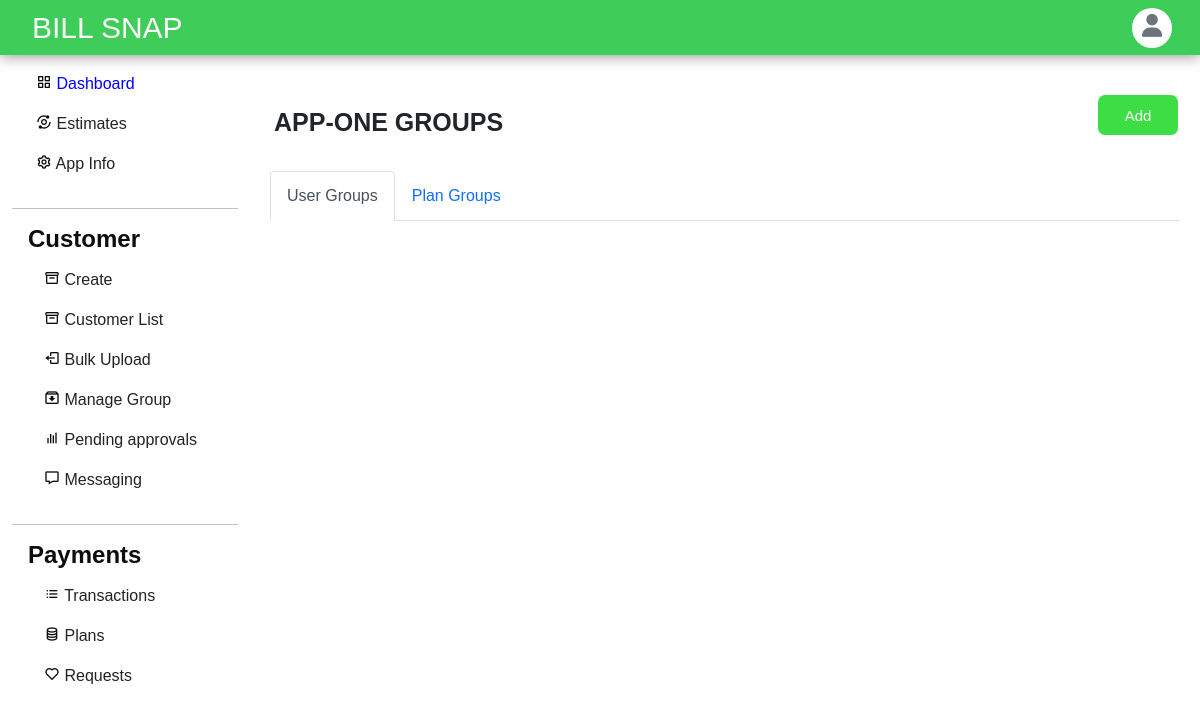
The app's page /groups/panel/app-one (signed in), older data.
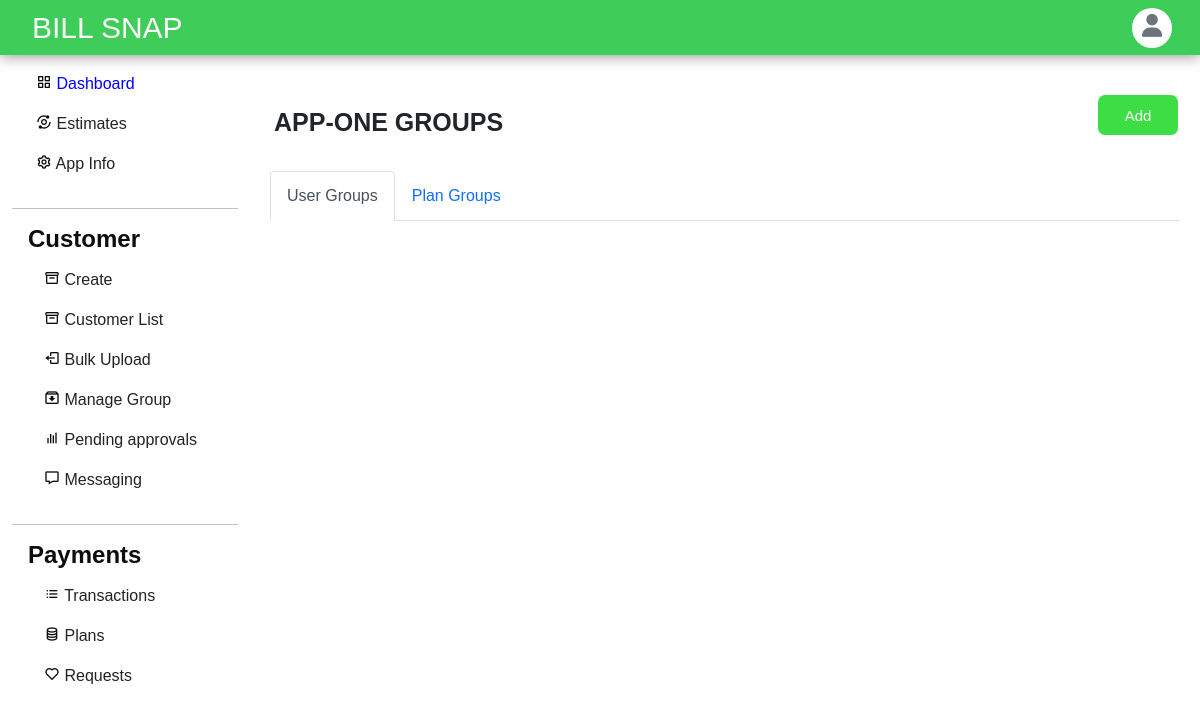
The same page, newer data.
### apps/models.py (models this page shows, shortened)
class applists(models.Model):
    author= models.ForeignKey(User, on_delete=models.CASCADE)
    appname=models.CharField(verbose_name='App name',primary_key=True,max_length=50,unique=True,null=False)
    appimg=models.ImageField(upload_to = 'app_images',null=True,blank=True)
    date_published= models.DateTimeField(auto_now_add=True)
    date_modified = models.DateTimeField(auto_now=True)
    slug = models.SlugField(max_length=255, null=True, unique=True, editable=False)
    is_billing = models.BooleanField(default=True)

### groups/views.py (the view, shortened to what this page needs)
# urls.py: path('panel/<str:slug>', groups_panel, name='groups-panel'),
def groups_panel(request, slug):
    if request.user.is_superuser:
        if request.method == 'GET':
            groups = Group.objects.filter(app__slug=slug)
            plans = Plan.objects.filter(app__slug = slug)
            form = GroupForm()
            payload = {
                'groups': groups,
                'form': form,
                'slug': slug,
                'plans' : plans
            }
            return render(request, 'groups-panel/panel.html', payload)
    return redirect('index')

### groups/models.py (called while the page is built)
def generate_code_group():
    length=10
    base = string.ascii_lowercase+string.ascii_uppercase+string.digits
    while True:
        code = ''.join(random.choices(base, k=length))
        if Group.objects.filter(slug=code).count()==0:
            break
    return code

### templates/groups-panel/panel.html (shortened to what this page needs)
{% load crispy_forms_tags %}
{% load static %}
<!DOCTYPE html>
<html>
<head>
    <link href="https://cdn.jsdelivr.net/npm/bootstrap@5.1.3/dist/css/bootstrap.min.css" rel="stylesheet"
 />
    <link href='https://unpkg.com/boxicons@2.0.7/css/boxicons.min.css' rel='stylesheet'>
    <link rel="stylesheet" href="https://cdnjs.cloudflare.com/ajax/libs/font-awesome/6.1.1/css/all.min.css" />
    <link rel="stylesheet" href="{% static 'assets/styles.css'%}">
</head>
<body>
    {% include "dashnav.html" %}
    <div class="main mx-auto">
        <div class="row bulkuploadcontent">
            {% include "dashsidebar.html" %}
            <div class="col-md-7  flex-md-fill m-3 px-3">
                <button class=" button button1" data-toggle="modal" data-target="#addgrp">Add</button>
                <h2 class="ps-1 pt-3 text-uppercase" id="pspt">{{slug}} groups</h2><br>
                <ul class="nav nav-tabs" id="myTab" role="tablist">
                    <li class="nav-item" role="presentation">
                        <button class="nav-link active" id="home-tab" data-bs-toggle="tab" data-bs-target="#home"
                            type="button" role="tab" aria-controls="home" aria-selected="true">User Groups</button>
                    </li>
                    <li class="nav-item" role="presentation">
                        <button class="nav-link" id="profile-tab" data-bs-toggle="tab" data-bs-target="#profile"
                            type="button" role="tab" aria-controls="profile" aria-selected="false">Plan Groups</button>
                    </li>
                </ul>
            </div>
        </div>
</body>
</html>

Row changes from the older to the newer data that the page shows:
added applists: slug "APP-ONE"
Text that changed along with them:
{{ slug }}: "APP-ONE" → (not shown)
